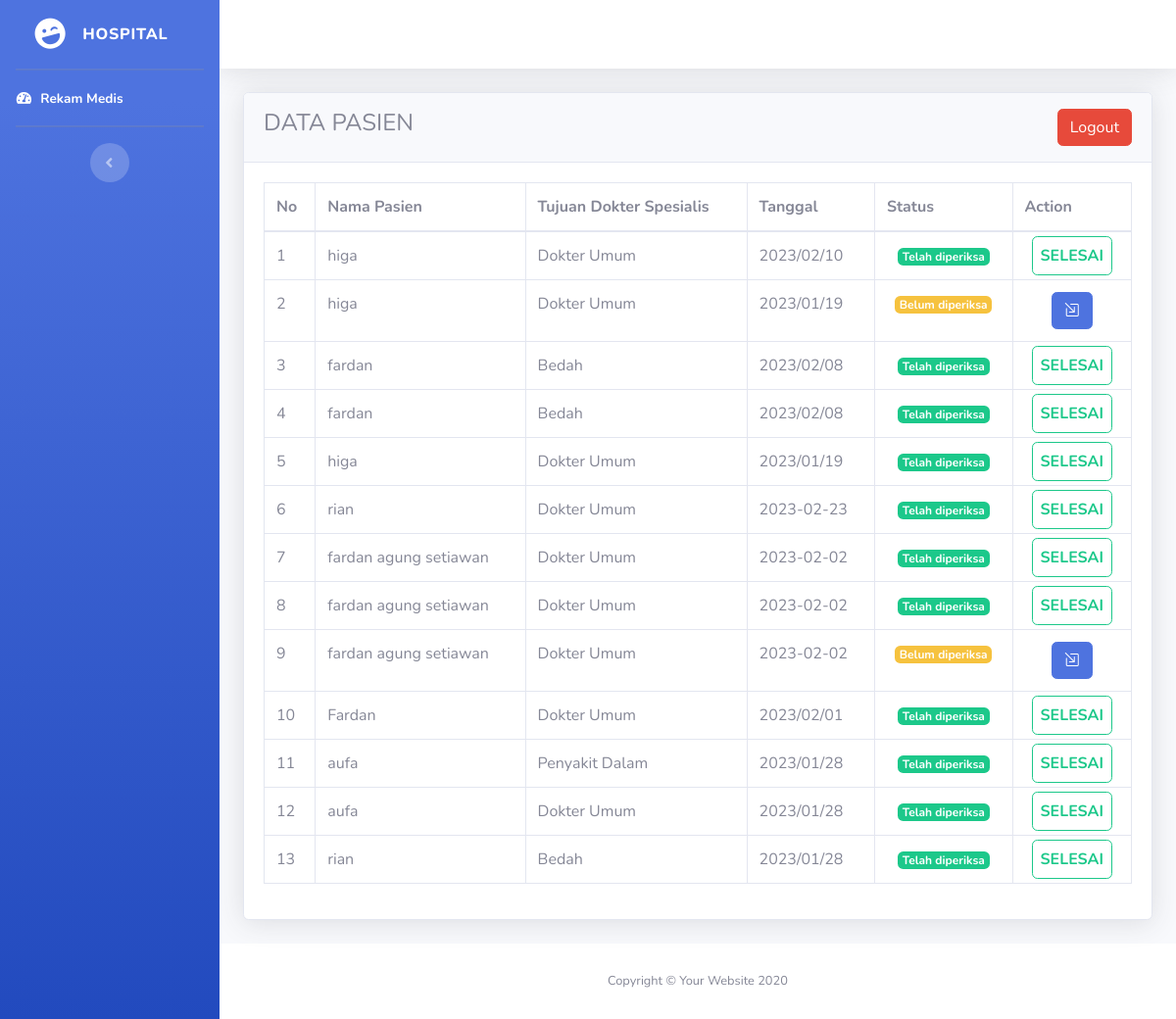
The page /rekam-medis.php on the database as committed earlier.
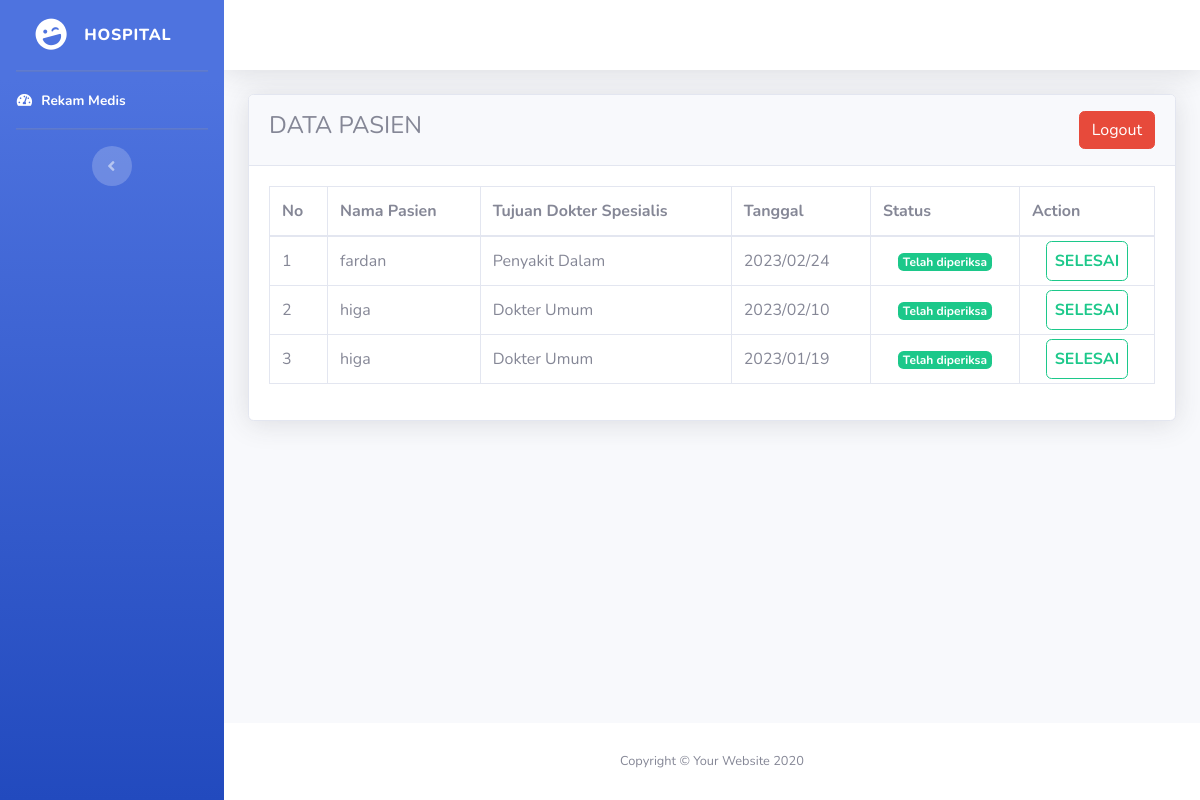
The same page on the database as committed later.
### tables this page shows
CREATE TABLE `tambah_pb` (
  `id_pb` int(11) NOT NULL,
  `id_inap` int(11) NOT NULL,
  `nama_pb` varchar(200) NOT NULL,
  `tujuan_spesialis` int(11) NOT NULL,
  `tanggal_pb` varchar(200) NOT NULL,
  `riwayat` varchar(200) NOT NULL,
  `status` varchar(200) NOT NULL
);

CREATE TABLE `spesialis` (
  `id_spesialis` int(11) NOT NULL,
  `nama_spesialis` varchar(200) NOT NULL
);

CREATE TABLE `berobat` (
  `id_pasienberobat` int(11) NOT NULL,
  `nama_pasien` varchar(200) NOT NULL,
  `spesialis` int(11) NOT NULL,
  `tanggal` varchar(200) NOT NULL,
  `status` varchar(200) NOT NULL
);

CREATE TABLE `berobat2` (
  `id_pasienberobat` int(11) NOT NULL,
  `id_user` int(11) NOT NULL,
  `nama_pasien` varchar(200) NOT NULL,
  `spesialis` int(11) NOT NULL,
  `tanggal` varchar(200) NOT NULL,
  `status` varchar(200) NOT NULL
);

### rekam-medis.php (the view, shortened to what this page needs)
<?php
include 'config.php';
$no = 1;
$data = mysqli_query($conn, "SELECT * FROM berobat JOIN spesialis ON (spesialis.id_spesialis = berobat.spesialis) ORDER BY id_pasienberobat DESC");
$data2 = mysqli_query($conn, "SELECT * FROM berobat2 JOIN spesialis ON (spesialis.id_spesialis = berobat2.spesialis) ORDER BY id_pasienberobat DESC");
?>
<?php include('navbar-dokter.php'); ?>
<div class="container-fluid">
    <div class="card shadow mb-4">
        <div class="card-header py-3 d-flex justify-content-between">
            <h4 class="title">DATA PASIEN</h4>
            <a href="index.php" type="button" class="btn btn-danger" onclick="return confirm('Apakah anda yakin ingin keluar???')">Logout</a>
        </div>
        <div class="card-body">
            <div class="table-responsive">
                <table class="table table-bordered" id="dataTable" width="100%" cellspacing="0">
                    <thead>
                        <tr>
                            <th>No</th>
                            <th>Nama Pasien</th>
                            <th>Tujuan Dokter Spesialis</th>
                            <th>Tanggal</th>
                            <th>Status</th>
                            <th>Action</th>
                        </tr>
                    </thead>
                    <tbody>
                        <?php
                        $query = "SELECT * FROM tambah_pb JOIN spesialis ON (spesialis.id_spesialis = tambah_pb.tujuan_spesialis) ORDER BY id_pb DESC";
                        $sql = mysqli_query($conn, $query);
                        ?>
                        <?php while ($result = mysqli_fetch_assoc($sql)) { ?>
                            <?php if ($result['status'] == 'pending') { ?>
                                <tr>
                                    <td><?= $no++; ?></td>
                                    <td><?= $result['nama_pb'];    ?></td>
                                    <td><?= $result['nama_spesialis'];    ?></td>
                                    <td><?= $result['tanggal_pb'];    ?></td>
                                    <td class="text-center">
                                        <span class="badge bg-warning">Belum diperiksa</span>
                                    <td class="text-center">
                                        <a href="tambah-rekam-medis.php?tambah=<?php echo $result['id_pb']; ?>" type="button" class="btn btn-primary"><i class="bi bi-box-arrow-in-down-right"></i></a>
                                    <?php } else if ($result['status'] == 'selesai') { ?>
                                <tr>
                                    <td><?= $no++; ?></td>
                                    <td><?= $result['nama_pb'];    ?></td>
                                    <td><?= $result['nama_spesialis'];    ?></td>
                                    <td><?= $result['tanggal_pb'];    ?></td>
                                    <td class="text-center">
                                        <span class="badge bg-success">Telah diperiksa</span>
                                    <td class="text-center">
                                        <span class="border border-1 border-success rounded p-2 text-success fw-bold text-uppercase"> Selesai</span>
                                    </td>
                                <?php } ?>
                                </tr>
                            <?php } ?>
                            <?php
                            foreach($data as $row){
                            ?>
                              <?php if ($row['status'] == 'pending') { ?>
                                <tr>
                                    <td><?= $no++; ?></td>
                                    <input type="hidden" name="" value="<?= $row['nama_pasien'];    ?>">
                                    <td><?= $row['nama_pasien'];    ?></td>
                                    <td><?= $row['nama_spesialis'];    ?></td>
                                    <td><?= $row['tanggal'];    ?></td>
                                    <td class="text-center">
                                        <span class="badge bg-warning">Belum diperiksa</span>
                                    <td class="text-center">
                                        <a href="tambah-rekam-medis2.php?added=<?php echo $row['id_pasienberobat']; ?>" type="button" class="btn btn-primary"><i class="bi bi-box-arrow-in-down-right"></i></a>
                                    <?php } else if ($row['status'] == 'selesai') { ?>
                                <tr>
                                    <td><?= $no++; ?></td>
                                    <td><?= $row['nama_pasien'];    ?></td>
                                    <td><?= $row['nama_spesialis'];    ?></td>
                                    <td><?= $row['tanggal'];    ?></td>
                                    <td class="text-center">
                                        <span class="badge bg-success">Telah diperiksa</span>
                                    <td class="text-center">
                                        <span class="border border-1 border-success rounded p-2 text-success fw-bold text-uppercase"> Selesai</span>
                                    </td>
                                <?php } ?>
                                </tr>
                            <?php } ?>
                            <?php
                            foreach($data2 as $row2){
                            ?>
                              <?php if ($row2['status'] == 'pending') { ?>
                                <tr>
                                    <td><?= $no++; ?></td>
                                    <td><?= $row2['nama_pasien'];    ?></td>
                                    <td><?= $row2['nama_spesialis'];    ?></td>
                                    <td><?= $row2['tanggal'];    ?></td>
                                    <td class="text-center">
                                        <span class="badge bg-warning">Belum diperiksa</span>
                                    <td class="text-center">
                                        <a href="tambah-rekam-medis3.php?added=<?php echo $row2['id_pasienberobat']; ?>" type="button" class="btn btn-primary"><i class="bi bi-box-arrow-in-down-right"></i></a>
                                    <?php } else if ($row2['status'] == 'selesai') { ?>
                                <tr>
                                    <td><?= $no++; ?></td>
                                    <td><?= $row2['nama_pasien'];    ?></td>
                                    <td><?= $row2['nama_spesialis'];    ?></td>
                                    <td><?= $row2['tanggal'];    ?></td>
                                    <td class="text-center">
                                        <span class="badge bg-success">Telah diperiksa</span>
                                    <td class="text-center">
                                        <span class="border border-1 border-success rounded p-2 text-success fw-bold text-uppercase"> Selesai</span>
                                    </td>
                                <?php } ?>
                                </tr>
                            <?php } ?>
                    </tbody>
                </table>
            </div>
        </div>
    </div>
</div>
</div>
<footer class="sticky-footer bg-white">
    <div class="container my-auto">
        <div class="copyright text-center my-auto">
            <span>Copyright &copy; Your Website 2020</span>
        </div>
    </div>
</footer>
</div>
</div>
</body>
</html>

### navbar-dokter.php (shortened to what this page needs)
<!DOCTYPE html>
<html lang="en">
<head>
    <link href="vendor/fontawesome-free/css/all.min.css" rel="stylesheet" type="text/css">
    <link href="https://cdn.jsdelivr.net/npm/bootstrap@5.1.3/dist/css/bootstrap.min.css" rel="stylesheet">
    <link href="css/sb-admin-2.min.css" rel="stylesheet">
    <link href="vendor/datatables/dataTables.bootstrap4.min.css" rel="stylesheet">
    <link href="vendor/datatables/dataTables.bootstrap4.min.css" rel="stylesheet">
    <link rel="stylesheet" href="https://cdn.jsdelivr.net/npm/bootstrap-icons@1.10.2/font/bootstrap-icons.css">
</head>
<body id="page-top">
    <div id="wrapper">
        <ul class="navbar-nav bg-gradient-primary sidebar sidebar-dark accordion" id="accordionSidebar">
            <a class="sidebar-brand d-flex align-items-center justify-content-center" href="index.html">
                <div class="sidebar-brand-icon rotate-n-15">
                    <i class="fas fa-laugh-wink"></i>
                </div>
                <div class="sidebar-brand-text mx-3">Hospital</div>
            </a>
            <hr class="sidebar-divider my-0">
            <li class="nav-item active">
                <a class="nav-link" href="rekam-medis.php">
                    <i class="fas fa-fw fa-tachometer-alt"></i>
                    <span>Rekam Medis</span></a>
            </li>
            <hr class="sidebar-divider d-none d-md-block">
            <div class="text-center d-none d-md-inline">
                <button class="rounded-circle border-0" id="sidebarToggle"></button>
            </div>
        </ul>
        <div id="content-wrapper" class="d-flex flex-column">
            <div id="content">
                <nav class="navbar navbar-expand navbar-light bg-white topbar mb-4 static-top shadow">
                </nav>

Rows that differ between the two databases and show on the page:
removed berobat: nama_pasien "fardan", spesialis.nama_spesialis "Bedah", tanggal "2023/02/08"
removed berobat: nama_pasien "fardan", spesialis.nama_spesialis "Bedah", tanggal "2023/02/08"
removed berobat: nama_pasien "higa", spesialis.nama_spesialis "Dokter Umum", tanggal "2023/01/19"
removed berobat2: nama_pasien "rian", spesialis.nama_spesialis "Dokter Umum", tanggal "2023-02-23"
removed berobat2: nama_pasien "fardan agung setiawan", spesialis.nama_spesialis "Dokter Umum", tanggal "2023-02-02"
removed berobat2: nama_pasien "fardan agung setiawan", spesialis.nama_spesialis "Dokter Umum", tanggal "2023-02-02"
removed berobat2: nama_pasien "fardan agung setiawan", spesialis.nama_spesialis "Dokter Umum", tanggal "2023-02-02"
removed berobat2: nama_pasien "Fardan", spesialis.nama_spesialis "Dokter Umum", tanggal "2023/02/01"
removed berobat2: nama_pasien "aufa", spesialis.nama_spesialis "Penyakit Dalam", tanggal "2023/01/28"
removed berobat2: nama_pasien "aufa", spesialis.nama_spesialis "Dokter Umum", tanggal "2023/01/28"
removed berobat2: nama_pasien "rian", spesialis.nama_spesialis "Bedah", tanggal "2023/01/28"
added tambah_pb: nama_pb "fardan", tujuan_spesialis.nama_spesialis "Penyakit Dalam", tanggal_pb "2023/02/24"
changed tambah_pb (number 3 of 3 on the later page): status "Belum diperiksa" → "Telah diperiksa SELESAI"
